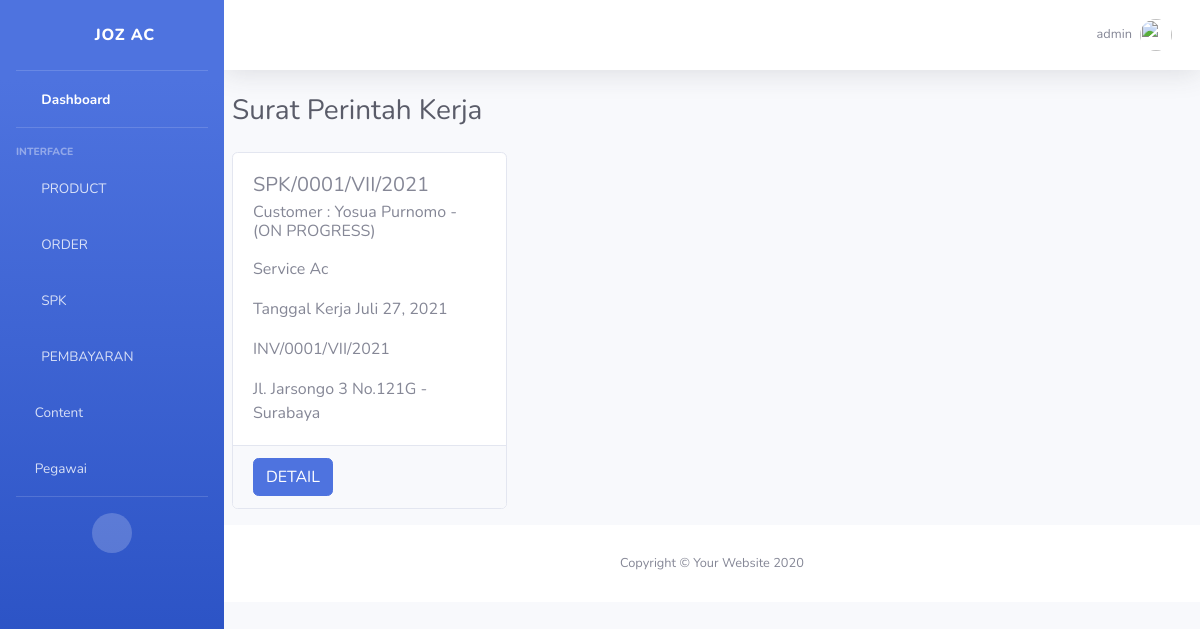
The page /spk/admin/teknisi_spk/ (signed in) on the database its author committed.
### account/models.py (models this page shows)
class Account(AbstractBaseUser, PermissionsMixin):
	jabatanChoice        = [
	('ADMIN','ADMIN'),
	('TEKNISI','TEKNISI'),
	]
	username 	= models.CharField(max_length=20, unique=True)
	jabatan 	= models.CharField(choices=jabatanChoice, max_length=8)
	date_joined = models.DateTimeField(auto_now_add=True)
	last_login 	= models.DateTimeField(auto_now=True)
	is_active = models.BooleanField(default=True)
	is_staff = models.BooleanField(default=True)
	is_superuser = models.BooleanField(default=False)
	is_admin	= models.BooleanField(default=True)
	objects = AccountManage()
	USERNAME_FIELD = 'username'
	REQUIRED_FIELDS = []
	def __str__(self):
		return self.username
	class Meta:
		verbose_name = 'Account'
		verbose_name_plural = 'Account'

### SPK_teknisi/models.py (models this page shows, shortened)
class SPKModel(models.Model):
    statusChoice        = [
        ('PENDING','ON PROGRESS'),
        ('CANCEL','CANCEL'),
        ('SELESAI','SELESAI'),
    ]
    no_SPK			= models.CharField(max_length=30, verbose_name='Nomor SPK', blank=True, unique=True)
    tgl_input		= models.DateField(auto_now=True, verbose_name='Tanggal Input')
    teknisi			= models.ForeignKey(settings.AUTH_USER_MODEL, on_delete=models.SET_NULL, related_name='teknisiUser', verbose_name='Teknisi', null=True)
    pesanan		    = models.OneToOneField(InvoiceModel, related_name='SPK', on_delete=models.SET_NULL, verbose_name='Invoice', null=True)
    tgl_pengerjaan	= models.DateField(verbose_name='Tanggal Pengerjaan')
    keterangan		= models.TextField(verbose_name='Keterangan')
    status			= models.CharField(choices=statusChoice, max_length=10, default='PENDING')
    slug_SPK		= models.SlugField()
    class Meta:
        verbose_name='Surat Perintah Kerja'
        verbose_name_plural='Surat Perintah Kerja'

### pesanan/models.py (models this page shows, shortened)
class InvoiceModel(models.Model):
    statusChoise = [
    ('LUNAS','LUNAS'),
    ('BELUM', 'BELUM LUNAS'),
    ]
    Invoice             = models.CharField(max_length=20, verbose_name='Nomor Invoice')
    clientINV           = models.OneToOneField(ClientModel, blank=True, null=True, related_name='InvoiceClient', verbose_name='Invoice Client', on_delete=models.SET_NULL)
    statusPembayaran    = models.CharField(choices=statusChoise, max_length=20, default='BELUM')
    Keterangan          = models.TextField()
    tanggal			    = models.DateField(auto_now=True, editable=False, verbose_name='Tanggal')
    totalInvoice	    = models.PositiveIntegerField(default=0, verbose_name='Total Pembayaran')
    slug_Invoice	    = models.SlugField()
    class Meta:
        verbose_name='Invoice'
        verbose_name_plural='Invoice'

### client/models.py (models this page shows, shortened)
class ClientModel(models.Model):
    nama_Client 		= models.CharField(max_length=30, verbose_name='Nama')
    noTelp_Client		= models.CharField(max_length=15, verbose_name='Phone')
    email_Client		= models.EmailField(verbose_name='Email')
    alamat_Client		= models.CharField(max_length=254, verbose_name='Alamat')
    kecamatan_Client	= models.CharField(max_length=30, null=True, blank=True, verbose_name='Kecamatan')
    kelurahan_Client	= models.CharField(max_length=30, null=True, blank=True, verbose_name='Kelurahan')
    kodePos_Client		= models.CharField(max_length=30, null=True, blank=True, verbose_name='Kode Pos')
    kota_Client			= models.CharField(max_length=30, verbose_name='Kota')
    slug_Client			= models.SlugField()
    class Meta:
        verbose_name='Client'

### SPK_teknisi/views.py (the view)
# urls.py: path('admin/teknisi_spk/', list_SPK_teknisi.as_view(), name='teknisiSPK'),
class list_SPK_teknisi(LoginRequiredMixin, ListView):
	login_url = reverse_lazy('account:login')
	model = SPKModel
	template_name = 'SPK_teknisi/list_SPK_teknisi.html'
	context_object_name = 'object'
	queryset = model.objects.filter(status='PENDING')
	def get(self, request, **kwargs):
		if self.request.user.jabatan == 'TEKNISI':
			self.queryset = self.model.objects.filter(status='PENDING', teknisi=self.request.user)
		return super().get(request, kwargs)

### SPK_teknisi/templates/SPK_teknisi/list_SPK_teknisi.html
{% extends "admin/base_admin.html" %}
{% block Content %}
	<div class="container-fluid pr-auto pl-2">
		<div class="d-sm-flex align-items-center justify-content-between mb-4">
	        <h1 class="h3 mb-0 text-gray-800">Surat Perintah Kerja</h1>
	    </div>
	    <div class="row row-cols-1 row-cols-md-3 md-3">
		{% for data in object %}
		<div class="col-sm-6 card-deck mb-3">
			<div class="card" style="width: 30%;">
			  <div class="card-body">
			    <h5 class="card-title">{{data.no_SPK}}</h5>
			    <h6 class="card-subtitle mb-2 text-muted">Customer : {{data.pesanan.clientINV.nama_Client}} - ({{data.get_status_display}})</h6>
			    <p class="card-text">{{data.keterangan|linebreaks}}Tanggal Kerja {{data.tgl_pengerjaan}}</p>
			    <p class="card-text">{{data.pesanan.Invoice}}</p>
			    <p class="card-text">{{data.pesanan.clientINV.alamat_Client}} - {{data.pesanan.clientINV.kota_Client}}</p>
			  </div>
			    <div class="card-footer">
				    <a href="{% url "spk:updateStatus" slug=data.slug_SPK %}" class="card-link btn btn-primary">DETAIL</a>
				</div>
			</div>
		</div>
		{% endfor %}
		</div>
    </div>
{% endblock Content %}

### templates/admin/include/topBar.html (shortened to what this page needs)
{% load static %}
                <nav class="navbar navbar-expand navbar-light bg-white topbar mb-4 static-top shadow">
                    <ul class="navbar-nav ml-auto">
                        <li class="nav-item dropdown no-arrow">
                            <a class="nav-link dropdown-toggle" href="#" id="userDropdown" role="button"
                                data-toggle="dropdown" aria-haspopup="true" aria-expanded="false">
                                <span class="mr-2 d-none d-lg-inline text-gray-600 small">{{request.user}}</span>
                                <img class="img-profile rounded-circle" src="{% static "img/undraw_profile.svg" %}">
                            </a>
                        </li>
                    </ul>
                </nav>

### rows shown on the page
Account: user "admin"
SPKModel: no_SPK "SPK/0001/VII/2021", pesanan.clientINV.nama_Client "Yosua Purnomo", status "ON PROGRESS", keterangan "Service Ac", tgl_pengerjaan "Juli 27, 2021", pesanan.Invoice "INV/0001/VII/2021", pesanan.clientINV.alamat_Client "Jl. Jarsongo 3 No.121G", pesanan.clientINV.kota_Client "Surabaya"
